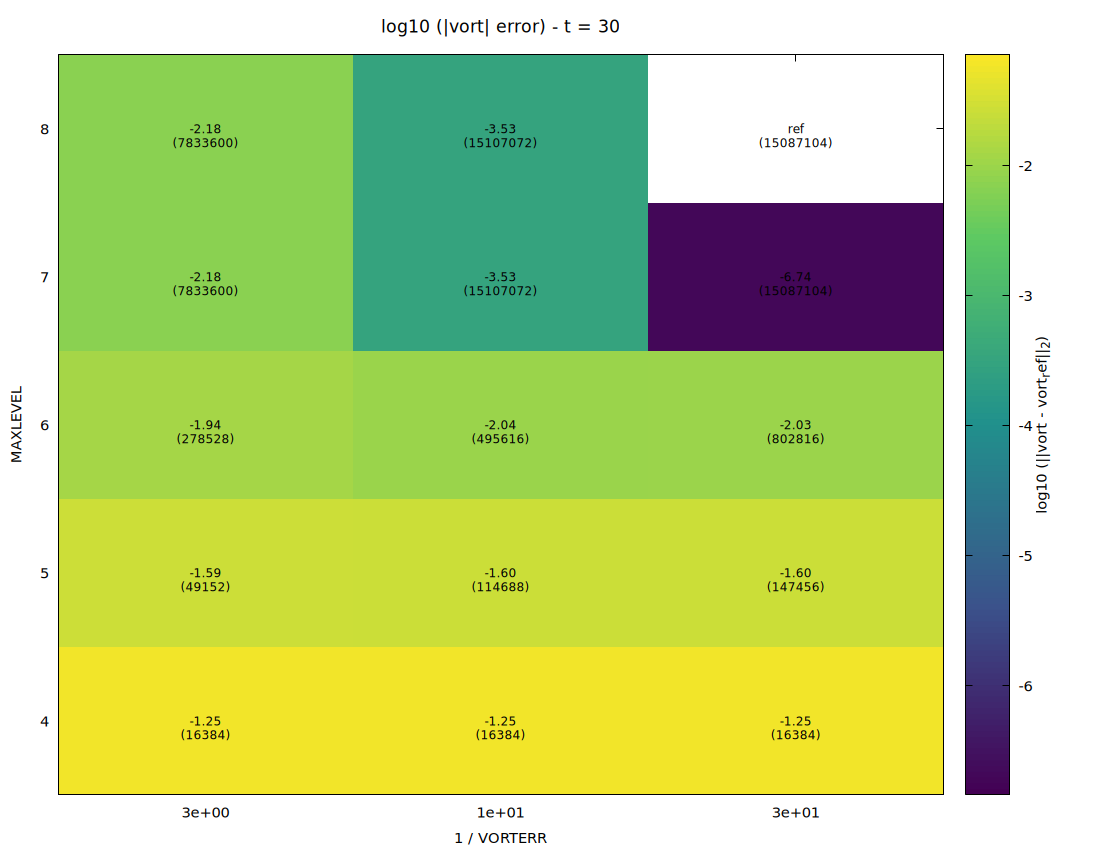

Write gnuplot code to recreate this figure.
set terminal pngcairo size 1100,850 enhanced font ",11"
set output "/home/zorka/simulazioni/Test 1/gpu_nvidia_3d/vortici_non_inclinati/heatmap_adattiva/heatmap_l2.png"
set title "log10 (|vort| error) - t = 30" font ",13"
set xlabel "1 / VORTERR"
set ylabel "MAXLEVEL"
set xtics ( "3e+00" 1, "1e+01" 2, "3e+01" 3,)
set ytics 1
set xrange [0.5:3.5]
set yrange [3.5:8.5]
set palette defined (0 "#440154", 0.25 "#3b528b", 0.5 "#21918c", 0.75 "#5ec962", 1 "#fde725")
set cbrange [-6.84:-1.15]
set colorbox
set cblabel "log10 (||vort - vort_ref||_2)" font ",11"
unset key
plot "/home/zorka/simulazioni/Test 1/gpu_nvidia_3d/vortici_non_inclinati/heatmap_adattiva/heatmap_l2.dat" using 1:2:3 with image, \
     "/home/zorka/simulazioni/Test 1/gpu_nvidia_3d/vortici_non_inclinati/heatmap_adattiva/heatmap_l2.dat" using 1:2:(($5==1) ? \
              sprintf("%s\n(%d)", "ref", $4) : \
              sprintf("%.2f\n(%d)", $3, $4)) \
          with labels font ",9"
